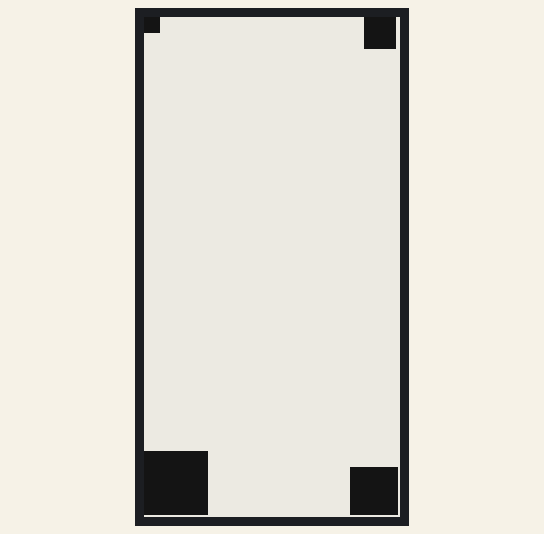
Recording of a sketch running on a simulated ESP32. Shown: 128×250 one-colour display. What the sketch prints to the serial monitor is not drawn.

Above: at 7.1 s.
At 68.1 s:
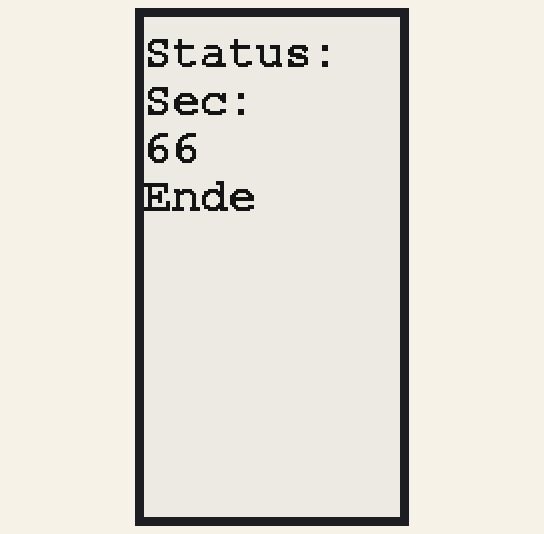
At 120.1 s:
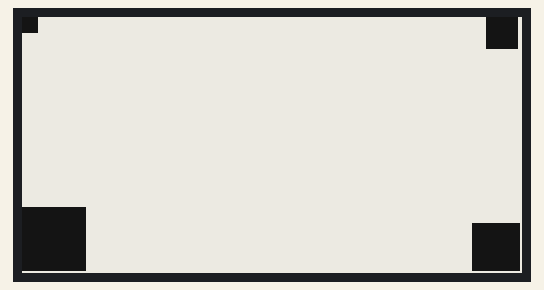

Measured:
- what the display in image 0 shows lasts 7.0 s, from 7.1 s to 14.1 s
- what the display in image 1 shows lasts 12.0 s, from 68.1 s to 80.1 s

The sketch:

eink_test.ino
```cpp
//Demo File für M5Stamp Pico ESP32
/*
 * This Sketch tries to show some Text on an eink Display. It only works with an Addon Board.
 * You may add an SD Card Reader as well on the rem
 */

//Check here your Version and Pinnings
  #define TTGOT5 1 //neded to indicate the E-INK Library a different pinning
  #define E_INK_PIN_SPI_BUSY 23//19
  #define E_INK_PIN_SPI_RST  22//21
  #define E_INK_PIN_SPI_DC   21//22
  #define E_INK_PIN_SPI_CS   19
  #define E_INK_PIN_SPI_DIN  17
  #define E_INK_PIN_SPI_SCK  18
  #define E_INK_PIN_SPI_MISO -1//n/A

#include <SPI.h>

#include <GxEPD.h> // https://github.com/ZinggJM/GxEPD

// select the display class to use, only one

//#include <GxGDE0213B1/GxGDE0213B1.h> // 2.13" b/w
//#include <GxGDEH0213B72/GxGDEH0213B72.h>  // 2.13" b/w new panel
#include <GxGDEH0213B73/GxGDEH0213B73.h>  // 2.13" b/w newer panel b/w, new replacement for GDE0213B1, GDEH0213B72


// FreeFonts from Adafruit_GFX
#include <Fonts/FreeMonoBold9pt7b.h>
#include <Fonts/FreeMonoBold12pt7b.h>
#include <Fonts/FreeMonoBold18pt7b.h>
#include <Fonts/FreeMonoBold24pt7b.h>

#include <GxIO/GxIO_SPI/GxIO_SPI.h>
#include <GxIO/GxIO.h>


// eink SPI pin definitions:
SPIClass einkSPI(HSPI);
GxIO_Class io(einkSPI, /*CS=5*/ E_INK_PIN_SPI_CS, /*DC=*/ E_INK_PIN_SPI_DC, /*RST=*/ E_INK_PIN_SPI_RST); // arbitrary selection of 17, 16
//GxIO_Class io(SPIg, /*CS=5*/ E_INK_PIN_SPI_CS, /*DC=*/ E_INK_PIN_SPI_DC, /*RST=*/ E_INK_PIN_SPI_RST); // arbitrary selection of 17, 16
GxEPD_Class display(io, /*RST=*/ E_INK_PIN_SPI_RST, /*BUSY=*/ E_INK_PIN_SPI_BUSY); // arbitrary selection of (16), 4


String payload = "42";
const unsigned TX_INTERVAL = 10;
#define DISP_INTERVAL 30000
int port = 1;
int sec_A;
int sec_B;
int verbunden_indicator = 0;
float temp;
float pressure;
float humidity;


void setup()
{
  Serial.begin(115200);
  Serial.println();
  Serial.println("setup");
  einkSPI.begin(E_INK_PIN_SPI_SCK,E_INK_PIN_SPI_MISO,E_INK_PIN_SPI_DIN,E_INK_PIN_SPI_CS);//reMapping of SPI Pins
  display.init(115200); // enable diagnostic output on Serial
  SPI.end(); //released SPI PINS
  sec_A = millis();
   Serial.println("Display setup done");
}

void loop()
{
  drawCornerTest();

  if ((sec_A - sec_B) > DISP_INTERVAL) {
      //BME_Test();
      payload ="";
      sec_B = millis();
      if (port < 4){
        port++;
        showFont("FreeMonoBold12pt7b", &FreeMonoBold12pt7b);
      }
      else{
        port = 1;
        showFont("FreeMonoBold9pt7b", &FreeMonoBold9pt7b);
      }
  }
    sec_A = millis();
}

void showFont(const char name[], const GFXfont* f)
{
  display.fillScreen(GxEPD_WHITE);
  display.setTextColor(GxEPD_BLACK);
  display.setFont(f);
  display.setCursor(0, 0);
  display.println();
  display.println("Status:");
  display.println("Sec:");
  display.println(sec_B/1000);
  display.println("Ende");
  display.update();
  delay(5000);
}


void drawCornerTest()
{
  display.drawCornerTest();
  delay(5000);
  uint8_t rotation = display.getRotation();
  for (uint16_t r = 0; r < 4; r++)
  {
    display.setRotation(r);
    display.fillScreen(GxEPD_WHITE);
    display.fillRect(0, 0, 8, 8, GxEPD_BLACK);
    display.fillRect(display.width() - 18, 0, 16, 16, GxEPD_BLACK);
    display.fillRect(display.width() - 25, display.height() - 25, 24, 24, GxEPD_BLACK);
    display.fillRect(0, display.height() - 33, 32, 32, GxEPD_BLACK);
    display.update();
    delay(5000);
  }
  display.setRotation(rotation); // restore
}
```
